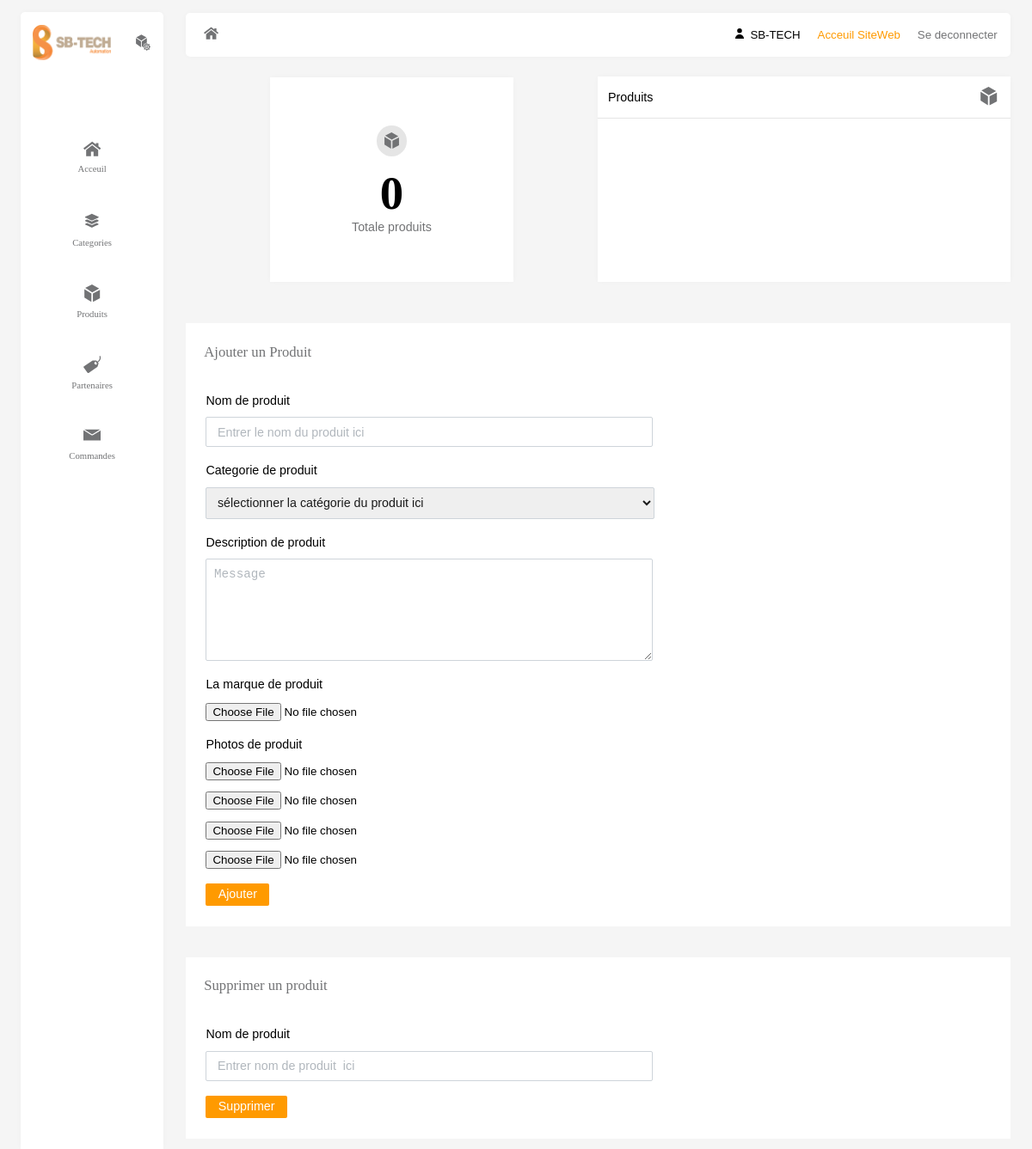
/admin/produit.php (signed in), run on an earlier commit of the app's database.
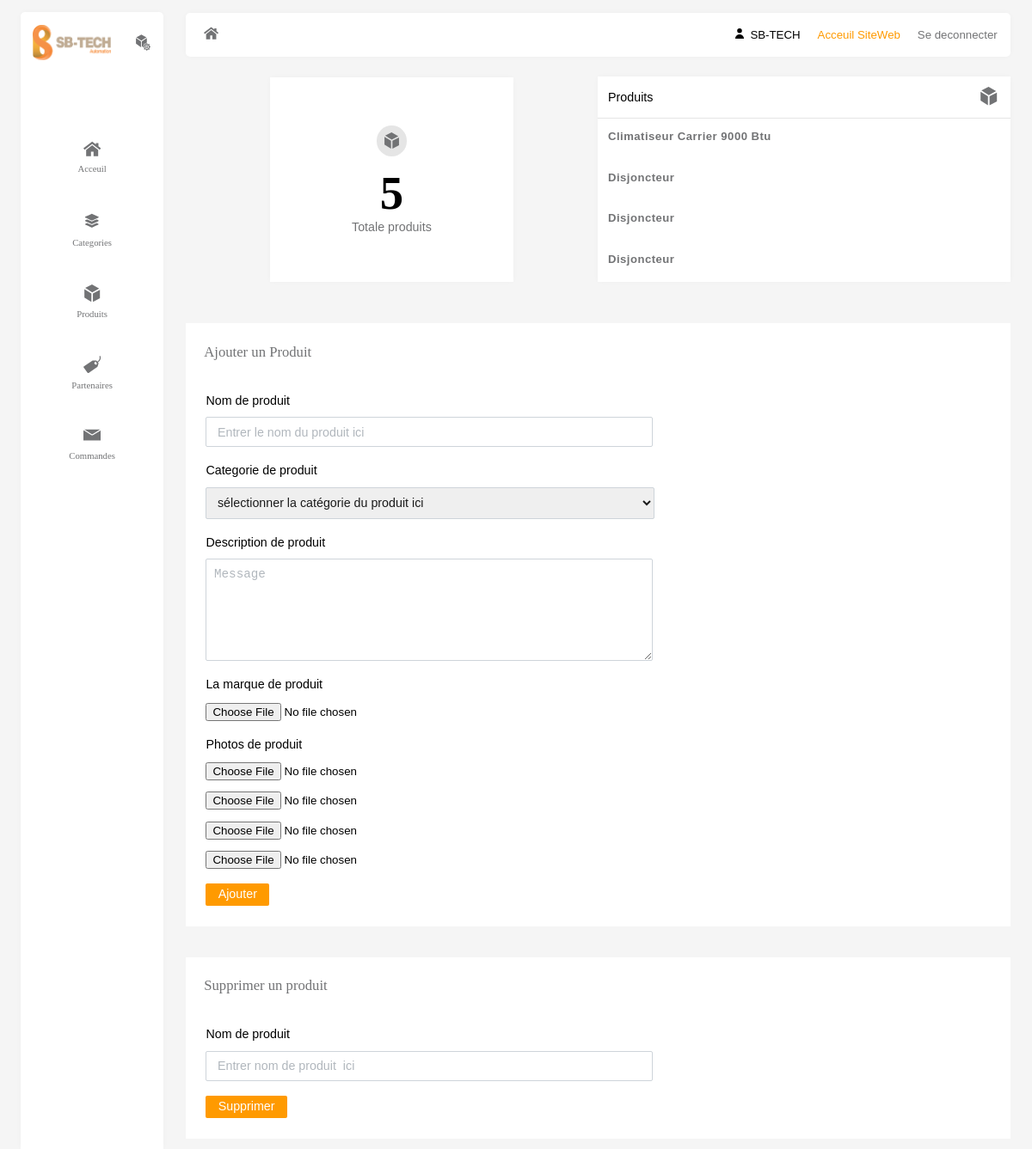
And on a later commit of the database.
### tables this page shows
CREATE TABLE `product` (
  `id_prd` int(5) NOT NULL,
  `nom_prd` text NOT NULL,
  `categorie` text NOT NULL,
  `details` text NOT NULL,
  `brand` varchar(100) NOT NULL,
  `image1` varchar(100) NOT NULL,
  `image2` varchar(100) NOT NULL,
  `image3` varchar(100) NOT NULL,
  `image4` varchar(100) NOT NULL
);

### admin/produit.php (the view, shortened to what the changed rows need)
<?php
$admin=$_SESSION['nom'];
include('../db.php');
if (!empty($admin)) {
$query=$conn->prepare("SELECT * FROM `product`;");
$query->execute();
$results=$query->fetchAll();
$query1=$conn->prepare("SELECT COUNT(id_prd) FROM product;");
$query1->execute();
$res=$query1->fetchAll();
}else {
    header('location:../page-login.php');
}
?>
<!DOCTYPE html>
<html lang="en">
<head>
    <link rel="stylesheet" href="https://stackpath.bootstrapcdn.com/font-awesome/4.7.0/css/font-awesome.min.css">
    <link rel="stylesheet" href="css/categorie.css">
    <link rel="stylesheet" href="css/nav.css">
    <link rel="stylesheet" href="css/header.css">
</head>
<body>
    <main>
            <section id="anal">
                <div class="container-dashboard">
                    <div class="con-7">
                        <div class="card-ov">
                            <div class="icon">
                            </div>
                            <div class="number" id="number"><?php echo $res[0]['COUNT(id_prd)'];?></div>
                            <div class="total">Totale produits</div>
                        </div>
                    </div>
                    <div class="con-7">
                        <div class="card-desc-ui">
                            <ul id="productsIN">
                            <?php
                          if (sizeof($results)>0) {
                            for ($i=0; $i <sizeof($results) ; $i++) {
                              $prd=$results[$i]['nom_prd'];
                              echo"<li>$prd</li>";
                            }
                          }?>
                            </ul>
                        </div>
                    </div>
                </div>
            </section>
    </main>
</body>
</html>

What changed in the data, as far as the page shows it:
added product: nom_prd "Climatiseur Carrier 9000 Btu"
added product: nom_prd "Disjoncteur"
added product: nom_prd "Disjoncteur"
added product: nom_prd "Disjoncteur"
Also different on the page:
$res[0]['COUNT(id_prd)']: "0" → "5"
